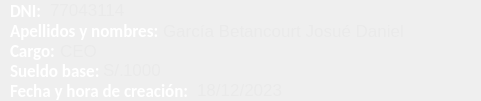
   <widget class="QGroupBox" name="groupBox">
    <property name="geometry">
     <rect>
      <x>10</x>
      <y>50</y>
      <width>481</width>
      <height>101</height>
     </rect>
    </property>
    <property name="styleSheet">
     <string notr="true">border: transparent;</string>
    </property>
    <property name="title">
     <string/>
    </property>
    <widget class="QLabel" name="labelApeNomb">
     <property name="geometry">
      <rect>
       <x>163</x>
       <y>15</y>
       <width>291</width>
       <height>31</height>
      </rect>
     </property>
     <property name="font">
      <font>
       <pointsize>13</pointsize>
       <italic>false</italic>
       <bold>false</bold>
      </font>
     </property>
     <property name="styleSheet">
      <string notr="true">font: 13pt;
color: rgb(234, 234, 234);</string>
     </property>
     <property name="text">
      <string>García Betancourt Josué Daniel</string>
     </property>
    </widget>
    <widget class="QLabel" name="label_3">
     <property name="geometry">
      <rect>
       <x>10</x>
       <y>20</y>
       <width>181</width>
       <height>21</height>
      </rect>
     </property>
     <property name="font">
      <font>
       <family>Calibri</family>
       <pointsize>13</pointsize>
       <italic>false</italic>
       <bold>true</bold>
      </font>
     </property>
     <property name="styleSheet">
      <string notr="true">QWidget#label_3{
font: 700 13pt &quot;Calibri&quot;;
color: white;}


</string>
     </property>
     <property name="text">
      <string>Apellidos y nombres:</string>
     </property>
    </widget>
    <widget class="QLabel" name="labelDNI">
     <property name="geometry">
      <rect>
       <x>50</x>
       <y>0</y>
       <width>151</width>
       <height>20</height>
      </rect>
     </property>
     <property name="font">
      <font>
       <pointsize>13</pointsize>
       <italic>false</italic>
       <bold>false</bold>
      </font>
     </property>
     <property name="styleSheet">
      <string notr="true">font: 13pt;
color: rgb(234, 234, 234);</string>
     </property>
     <property name="text">
      <string>77043114</string>
     </property>
    </widget>
    <widget class="QLabel" name="label_27">
     <property name="geometry">
      <rect>
       <x>10</x>
       <y>40</y>
       <width>61</width>
       <height>21</height>
      </rect>
     </property>
     <property name="font">
      <font>
       <family>Calibri</family>
       <pointsize>13</pointsize>
       <italic>false</italic>
       <bold>true</bold>
      </font>
     </property>
     <property name="styleSheet">
      <string notr="true">font: 700 13pt &quot;Calibri&quot;;
color: white;


</string>
     </property>
     <property name="text">
      <string>Cargo:</string>
     </property>
    </widget>
    <widget class="QLabel" name="labelCargo">
     <property name="geometry">
      <rect>
       <x>60</x>
       <y>40</y>
       <width>61</width>
       <height>21</height>
      </rect>
     </property>
     <property name="font">
      <font>
       <pointsize>13</pointsize>
       <italic>false</italic>
       <bold>false</bold>
      </font>
     </property>
     <property name="styleSheet">
      <string notr="true">font: 13pt;
color: rgb(234, 234, 234);</string>
     </property>
     <property name="text">
      <string>CEO</string>
     </property>
    </widget>
    <widget class="QLabel" name="label_6">
     <property name="geometry">
      <rect>
       <x>10</x>
       <y>0</y>
       <width>41</width>
       <height>21</height>
      </rect>
     </property>
     <property name="font">
      <font>
       <family>Calibri</family>
       <pointsize>13</pointsize>
       <italic>false</italic>
       <bold>true</bold>
      </font>
     </property>
     <property name="styleSheet">
      <string notr="true">font: 700 13pt &quot;Calibri&quot;;
color: white;
</string>
     </property>
     <property name="text">
      <string>DNI: </string>
     </property>
    </widget>
    <widget class="QLabel" name="label_29">
     <property name="geometry">
      <rect>
       <x>10</x>
       <y>80</y>
       <width>181</width>
       <height>21</height>
      </rect>
     </property>
     <property name="font">
      <font>
       <family>Calibri</family>
       <pointsize>13</pointsize>
       <italic>false</italic>
       <bold>true</bold>
      </font>
     </property>
     <property name="styleSheet">
      <string notr="true">font: 700 13pt &quot;Calibri&quot;;
color: white;


</string>
     </property>
     <property name="text">
      <string>Fecha y hora de creación:</string>
     </property>
    </widget>
    <widget class="QLabel" name="labelFechaCreacion">
     <property name="geometry">
      <rect>
       <x>197</x>
       <y>79</y>
       <width>241</width>
       <height>21</height>
      </rect>
     </property>
     <property name="font">
      <font>
       <pointsize>13</pointsize>
       <italic>false</italic>
       <bold>false</bold>
      </font>
     </property>
     <property name="styleSheet">
      <string notr="true">font: 13pt;
color: rgb(234, 234, 234);</string>
     </property>
     <property name="text">
      <string>18/12/2023</string>
     </property>
    </widget>
    <widget class="QLabel" name="labelSimboloMoneda">
     <property name="geometry">
      <rect>
       <x>103</x>
       <y>60</y>
       <width>31</width>
       <height>20</height>
      </rect>
     </property>
     <property name="font">
      <font>
       <pointsize>13</pointsize>
       <italic>false</italic>
       <bold>false</bold>
      </font>
     </property>
     <property name="styleSheet">
      <string notr="true">font: 13pt;
color: rgb(234, 234, 234);</string>
     </property>
     <property name="text">
      <string>S/.</string>
     </property>
    </widget>
    <widget class="QLabel" name="labelSueldoBase">
     <property name="geometry">
      <rect>
       <x>123</x>
       <y>60</y>
       <width>161</width>
       <height>20</height>
      </rect>
     </property>
     <property name="font">
      <font>
       <pointsize>13</pointsize>
       <italic>false</italic>
       <bold>false</bold>
      </font>
     </property>
     <property name="styleSheet">
      <string notr="true">font: 13pt;
color: rgb(234, 234, 234);</string>
     </property>
     <property name="text">
      <string>1000</string>
     </property>
    </widget>
    <widget class="QLabel" name="label_28">
     <property name="geometry">
      <rect>
       <x>10</x>
       <y>60</y>
       <width>101</width>
       <height>21</height>
      </rect>
     </property>
     <property name="font">
      <font>
       <family>Calibri</family>
       <pointsize>13</pointsize>
       <italic>false</italic>
       <bold>true</bold>
      </font>
     </property>
     <property name="styleSheet">
      <string notr="true">font: 700 13pt &quot;Calibri&quot;;
color: white;


</string>
     </property>
     <property name="text">
      <string>Sueldo base:</string>
     </property>
    </widget>
    <zorder>label_3</zorder>
    <zorder>labelApeNomb</zorder>
    <zorder>labelDNI</zorder>
    <zorder>label_27</zorder>
    <zorder>labelCargo</zorder>
    <zorder>label_6</zorder>
    <zorder>label_29</zorder>
    <zorder>labelFechaCreacion</zorder>
    <zorder>labelSimboloMoneda</zorder>
    <zorder>labelSueldoBase</zorder>
    <zorder>label_28</zorder>
   </widget>
